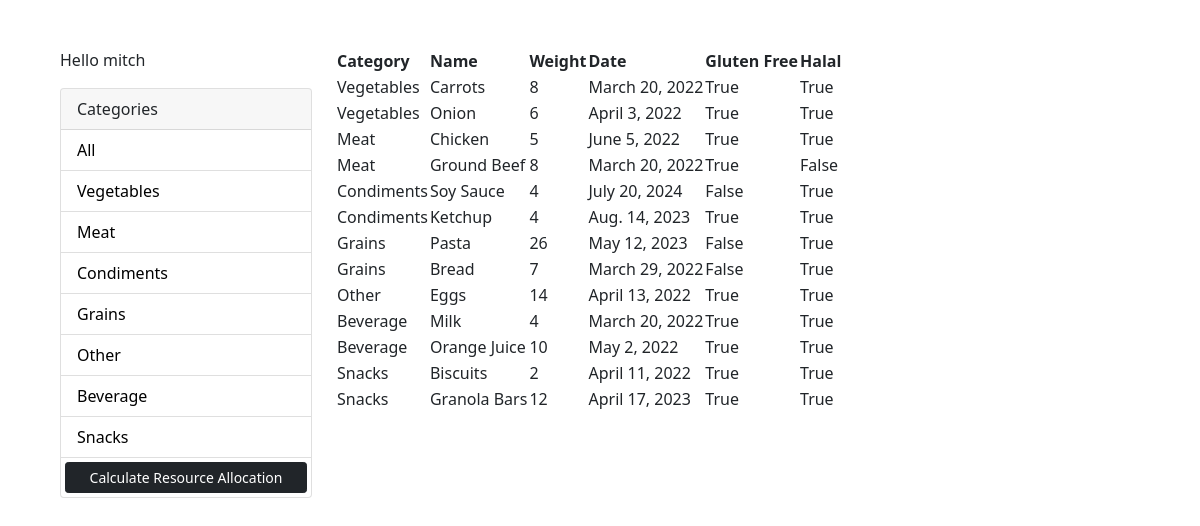
/dashboard/ (signed in), run on the app's committed database.
### photos/models.py (models this page shows, shortened)
class Category(models.Model):
    class Meta:
        verbose_name = 'Category'
        verbose_name_plural = 'Categories'
    user = models.ForeignKey(
        User, on_delete=models.SET_NULL, null=True, blank=True)
    name = models.CharField(max_length=100, null=False, blank=False)

class Food(models.Model):
    class Meta:
        verbose_name = 'Food'
        verbose_name_plural = 'Foods'
    category = models.ForeignKey(
        Category, on_delete=models.SET_NULL, null=True, blank=True)
    name = models.CharField(max_length=30)
    weight = models.IntegerField()
    date = models.DateField()
    glutenFree = models.BooleanField()
    halal = models.BooleanField()
    destination = models.CharField(max_length=30)

### photos/views.py (the view)
# urls.py: path('dashboard/', views.dashboard, name='dashboard'),
@login_required(login_url='login')
def dashboard(request):
    user = request.user
    category = request.GET.get('category')
    if category == None:
        foods = Food.objects.filter(category__user=user)
    else:
        foods = Food.objects.filter(
            category__name=category, category__user=user)
    categories = Category.objects.filter(user=user)
    context = {'categories': categories, 'foods': foods}
    return render(request, 'photos/dashboard.html', context)

### photos/templates/photos/dashboard.html (shortened to what this page needs)
<!DOCTYPE html>
<html lang="en">
<head>
    <link href="https://cdn.jsdelivr.net/npm/bootstrap@5.0.0-beta1/dist/css/bootstrap.min.css" rel="stylesheet"
>
</head>
<body class="m-5">
    <div class="container">
        <div class="row">
            <div class="col-md-3">
                {% if request.user.is_authenticated %}
                <p>Hello {{request.user}}</p>
                {% endif %}
                <div class="card">
                    <div class="card-header">
                        Categories
                    </div>
                    <ul class="list-group list-group-flush">
                        <li class="list-group-item">
                            <a href="{% url 'gallery' %}">All</a>
                        </li>
                        {% for category in categories %}
                        <li class=" list-group-item">
                            <a href="{% url 'gallery' %}?category={{category.name}}">
                                {{category.name}}
                            </a>
                        </li>
                        {% endfor %}
                        <a href="{% url 'calcResourceAllocation' %}" class="btn btn-dark btn-block btn-sm m-1">Calculate Resource Allocation</a>
                    </ul>
                </div>
            </div>
            <div class="col-md-9">
                <table>
                    <tr>
                    <th>Category</th>
                    <th>Name</th>
                    <th>Weight</th>
                    <th>Date</th>
                    <th>Gluten Free</th>
                    <th>Halal</th>
                    </tr>
                    {% for food in foods %}
                    <tr>
                    <td>{{food.category.name}}</td>
                    <td>{{food.name}}</td>
                    <td>{{food.weight}}</td>
                    <td>{{food.date}}</td>
                    <td>{{food.glutenFree}}</td>
                    <td>{{food.halal}}</td>
                    </tr>
                    {% empty %}
                    <td>No photos...</td>
                    {% endfor %}
                </table>
            </div>
        </div>
    </div>
</body>
</html>

### photos/templates/photos/dashboard.html (style rules this page uses)
.list-group-item a { text-decoration: none; color: black; }

### data on the page
Category: name "Vegetables"
Category: name "Meat"
Category: name "Condiments"
Category: name "Grains"
Category: name "Other"
Category: name "Beverage"
Category: name "Snacks"
Food: category.name "Vegetables", name "Carrots", weight "8", date "March 20, 2022", glutenFree "True", halal "True"
Food: category.name "Vegetables", name "Onion", weight "6", date "April 3, 2022", glutenFree "True", halal "True"
Food: category.name "Meat", name "Chicken", weight "5", date "June 5, 2022", glutenFree "True", halal "True"
Food: category.name "Meat", name "Ground Beef", weight "8", date "March 20, 2022", glutenFree "True", halal "False"
Food: category.name "Condiments", name "Soy Sauce", weight "4", date "July 20, 2024", glutenFree "False", halal "True"
Food: category.name "Condiments", name "Ketchup", weight "4", date "Aug. 14, 2023", glutenFree "True", halal "True"
Food: category.name "Grains", name "Pasta", weight "26", date "May 12, 2023", glutenFree "False", halal "True"
Food: category.name "Grains", name "Bread", weight "7", date "March 29, 2022", glutenFree "False", halal "True"
Food: category.name "Other", name "Eggs", weight "14", date "April 13, 2022", glutenFree "True", halal "True"
Food: category.name "Beverage", name "Milk", weight "4", date "March 20, 2022", glutenFree "True", halal "True"
Food: category.name "Beverage", name "Orange Juice", weight "10", date "May 2, 2022", glutenFree "True", halal "True"
Food: category.name "Snacks", name "Biscuits", weight "2", date "April 11, 2022", glutenFree "True", halal "True"
Food: category.name "Snacks", name "Granola Bars", weight "12", date "April 17, 2023", glutenFree "True", halal "True"

### other printed values
{{ request.user }} "mitch"
